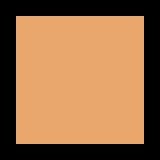

Rendered tile map (Tiled .tmx) drawn with the repository's tilesets; below, a short description and the full map source, tile grids included:
An orthogonal 10x10 tile map with 16x16 px tiles, 1 tile layer (Background), 1 hidden layer not drawn.

<map version="1.10" tiledversion="1.10.2" orientation="orthogonal" renderorder="right-down" width="10" height="10" tilewidth="16" tileheight="16" infinite="0" nextlayerid="5" nextobjectid="1">
 <editorsettings>
  <export target="TinyTownMap.json" format="json" />
 </editorsettings>
 <tileset firstgid="1" name="tiny-town-packed" tilewidth="16" tileheight="16" tilecount="132" columns="12">
  <image source="kenny-tiny-town-tilemap-packed.png" width="192" height="176" />
 </tileset>
 <layer id="4" name="Background" width="10" height="10">
  <data encoding="csv">
0,0,0,0,0,0,0,0,0,0,
0,26,26,26,26,26,26,26,26,0,
0,26,26,26,26,26,26,26,26,0,
0,26,26,26,26,26,26,26,26,0,
0,26,26,26,26,26,26,26,26,0,
0,26,26,26,26,26,26,26,26,0,
0,26,26,26,26,26,26,26,26,0,
0,26,26,26,26,26,26,26,26,0,
0,26,26,26,26,26,26,26,26,0,
0,0,0,0,0,0,0,0,0,0
</data>
 </layer>
 <layer id="1" name="Grass-n-Houses" width="10" height="10" visible="0">
  <data encoding="csv">
13,14,14,14,14,14,14,14,14,15,
25,26,26,26,26,26,26,26,26,27,
25,26,26,26,26,26,26,26,26,27,
25,26,26,26,26,26,26,26,26,27,
25,26,26,26,26,26,26,26,26,27,
25,26,26,26,26,26,26,26,26,27,
25,26,26,26,26,26,26,26,26,27,
25,26,26,26,26,26,26,26,26,27,
25,26,26,26,26,26,26,26,26,27,
37,38,38,38,38,38,38,38,38,39
</data>
 </layer>
</map>
